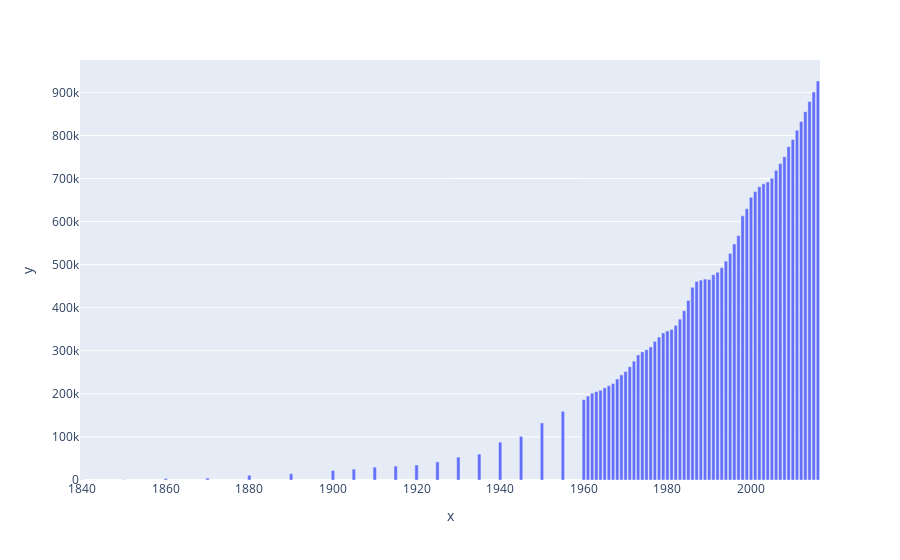

Notebook code for this chart:
### Code cell
fig = px.bar(x=austin_population['Year'],y=austin_population['Population'])
fig.show()
